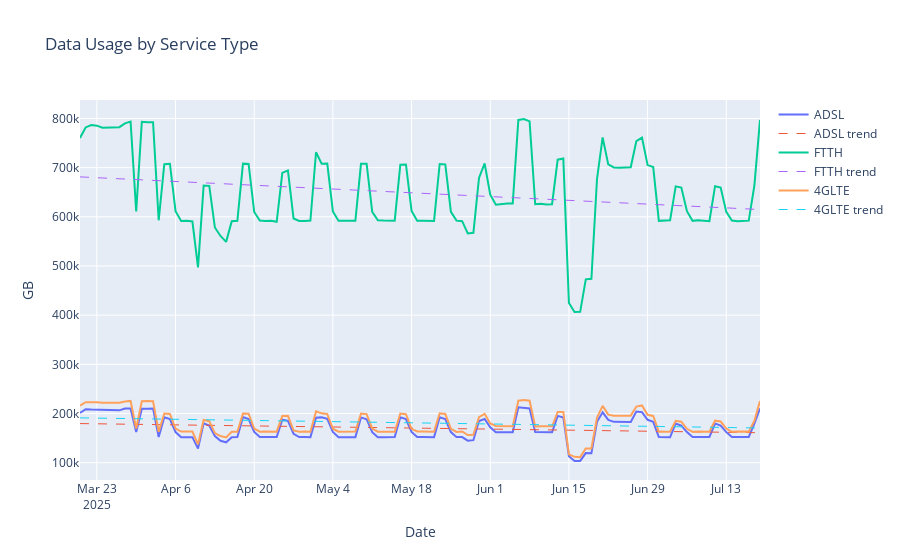

The notebook cell this image was saved under:
### Code cell
# ## 5. Service Type Trend Analysis

# %%
print("\nℹ️  Analyzing data usage trends by service_type…")

svc = (
    spark.sql("""
      SELECT
         DATE(timestamp) AS date,
         service_type,
         SUM(CASE WHEN cdr_type='DATA' THEN data_volume_mb ELSE 0 END)/1024 AS total_data_gb
      FROM fact_cdr_raw
      GROUP BY DATE(timestamp), service_type
      ORDER BY date
    """)
    .toPandas()
)
if svc.empty:
    print("⚠️ no service_type CDR rows found, skipping…")
else:
    svc['date'] = pd.to_datetime(svc.date)
    pivot = svc.pivot(index='date', columns='service_type', values='total_data_gb').fillna(0)
    fig = go.Figure()
    xnum = np.arange(len(pivot))
    for svc_type in ['ADSL','FTTH','4GLTE']:
        if svc_type in pivot:
            y = pivot[svc_type]
            fig.add_trace(go.Scatter(x=pivot.index, y=y, mode='lines', name=svc_type, line=dict(width=2)))
            z = np.polyfit(xnum, y.values, 1)
            fig.add_trace(go.Scatter(x=pivot.index, y=np.poly1d(z)(xnum),
                                     mode='lines', name=f'{svc_type} trend', 
                                     line=dict(dash='dash', width=1)))
    fig.update_layout(title='Data Usage by Service Type', xaxis_title='Date', yaxis_title='GB', height=600)
    fig.show()

    print("\n📊 Service Growth in Last 30 Days:")
    for svc_type in ['ADSL','FTTH','4GLTE']:
        if svc_type in pivot:
            start = pivot[svc_type].iloc[:30].mean()
            end   = pivot[svc_type].iloc[-30:].mean()
            print(f"  • {svc_type}: {((end/start)-1)*100:.2f}%")
